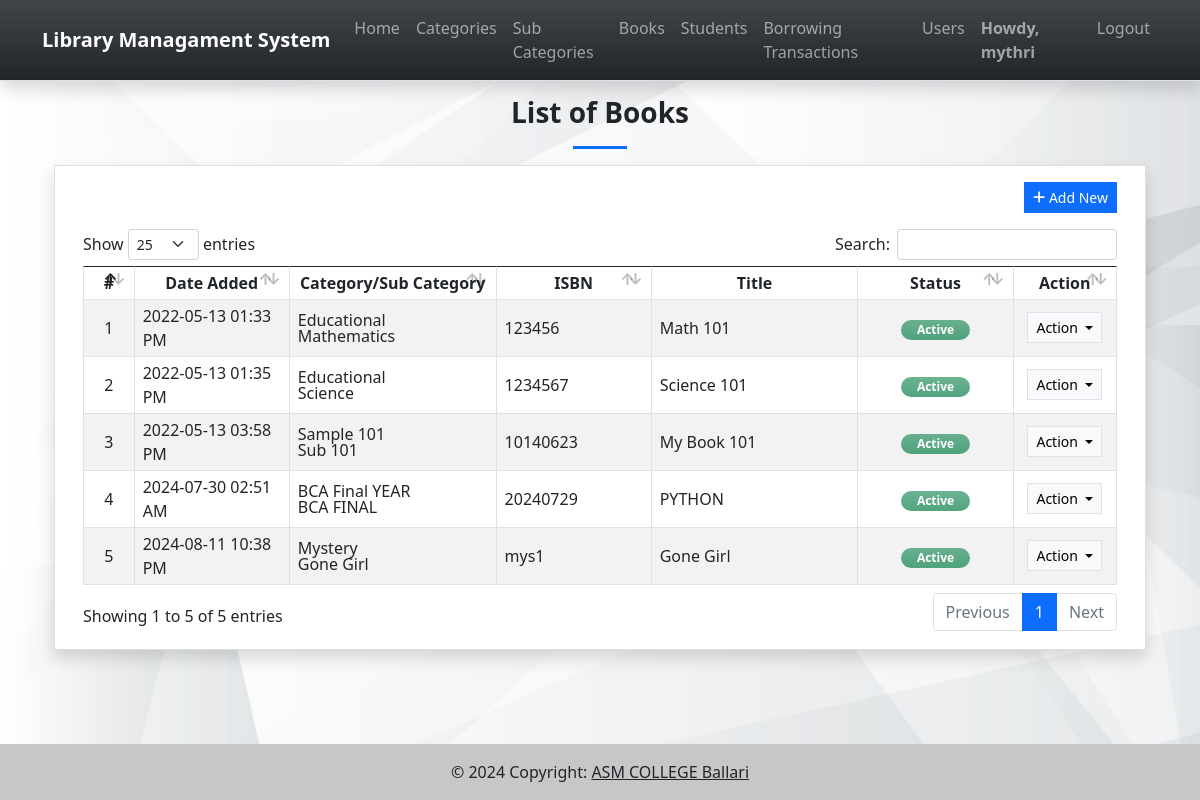
The app's page /books (signed in) with its own data.
### lmsApp/models.py (models this page shows, shortened)
class Books(models.Model):
    sub_category = models.ForeignKey(SubCategory, on_delete= models.CASCADE)
    isbn = models.CharField(max_length=250)
    title = models.CharField(max_length=250)
    description = models.TextField(blank=True, null= True)
    author = models.TextField(blank=True, null= True)
    publisher = models.CharField(max_length=250)
    date_published = models.DateTimeField()
    status = models.CharField(max_length=2, choices=(('1','Active'), ('2','Inactive')), default = 1)
    delete_flag = models.IntegerField(default = 0)
    date_added = models.DateTimeField(default = timezone.now)
    date_created = models.DateTimeField(auto_now = True)
    class Meta:
        verbose_name_plural = "List of Books"

class SubCategory(models.Model):
    category = models.ForeignKey(Category, on_delete= models.CASCADE)
    name = models.CharField(max_length=250)
    description = models.TextField(blank=True, null= True)
    status = models.CharField(max_length=2, choices=(('1','Active'), ('2','Inactive')), default = 1)
    delete_flag = models.IntegerField(default = 0)
    date_added = models.DateTimeField(default = timezone.now)
    date_created = models.DateTimeField(auto_now = True)
    class Meta:
        verbose_name_plural = "List of Categories"

class Category(models.Model):
    name = models.CharField(max_length=250)
    description = models.TextField(blank=True, null= True)
    status = models.CharField(max_length=2, choices=(('1','Active'), ('2','Inactive')), default = 1)
    delete_flag = models.IntegerField(default = 0)
    date_added = models.DateTimeField(default = timezone.now)
    date_created = models.DateTimeField(auto_now = True)
    class Meta:
        verbose_name_plural = "List of Categories"

### lmsApp/views.py (the view)
# urls.py: path('books',views.books,name='book-page'),
@login_required
def books(request):
    context = context_data(request)
    context['page'] = 'book'
    context['page_title'] = "Book List"
    context['books'] = models.Books.objects.filter(delete_flag = 0).all()
    return render(request, 'books.html', context)

### lmsApp/views.py (called while the page is built)
def context_data(request):
    fullpath = request.get_full_path()
    abs_uri = request.build_absolute_uri()
    abs_uri = abs_uri.split(fullpath)[0]
    context = {
        'system_host' : abs_uri,
        'page_name' : '',
        'page_title' : '',
        'system_name' : 'Library Managament System',
        'topbar' : True,
        'footer' : True,
    }
    return context

### lmsApp/templates/books.html (shortened to what this page needs)
{% extends 'base.html' %} {% load static %} {% block pageContent %}
<section class="py-4">
    <div class="container">
        <h3 class="fw-bolder text-center">List of Books</h3>
        <center>
            <hr class="bg-primary opacity-100" style="height:3px" width="5%">
        </center>
        <div class="card rounded-0 shadow">
            <div class="card-body">
                <div class="container-fluid">
                    <div class="text-end mb-3">
                        <button class="btn btn-sm btn-primary rounded-0 bg-gradient-primary" type="button" id="create_new"><i class="fa fa-plus"></i> Add New</button>
                    </div>
                    <table class="table table-bordered table-striped" id="book-tbl">
                        <colgroup>
                            <col width="5%">
                            <col width="15%">
                            <col width="20%">
                            <col width="15%">
                            <col width="20%">
                            <col width="15%">
                            <col width="10%">
                        </colgroup>
                        <thead>
                            <tr>
                                <th class="text-center">#</th>
                                <th class="text-center">Date Added</th>
                                <th class="text-center">Category/Sub Category</th>
                                <th class="text-center">ISBN</th>
                                <th class="text-center">Title</th>
                                <th class="text-center">Status</th>
                                <th class="text-center">Action</th>
                            </tr>
                        </thead>
                        <tbody>
                            {% for book in books %}
                            <tr>
                                <td class="text-center">{{ forloop.counter }}</td>
                                <td>{{ book.date_added|date:"Y-m-d h:i A"}}</td>
                                <td>
                                    <div class="lh-1">
                                        <div>{{ book.sub_category.category.name}}</div>
                                        <div>{{ book.sub_category.name}}</div>
                                    </div>
                                </td>
                                <td>{{ book.isbn}}</td>
                                <td>{{ book.title }}</td>
                                <td class="text-center">
                                    {% if book.status == '1' %}
                                    <span class="badge badge-success bg-gradient bg-success px-3 rounded-pill bg-opacity-75 text-sm py-1">Active</span> {% else %}
                                    <span class="badge badge-secondary bg-gradient bg-secondary px-3 rounded-pill bg-opacity-75 text-sm py-1">Inactive</span> {% endif %}
                                </td>
                                <td class="text-center">
                                    <div class="dropdown">
                                        <button class="btn btn-light btn-sm rounded-0 border dropdown-toggle" type="button" id="abtn{{book.pk}}" data-bs-toggle="dropdown" aria-expanded="false">
                                          Action
                                        </button>
                                    </div>
                                </td>
                            </tr>
                            {% endfor %}
                        </tbody>
                    </table>
                </div>
            </div>
        </div>
    </div>
</section>
{% endblock pageContent %}

### lmsApp/templates/topNavigation.html (shortened to what this page needs)
{% load static %}
<header>
    <nav class="navbar navbar-expand-lg navbar-dark bg-dark bg-gradient fixed-top shadow border-bottom">
        <div class="container">
            <a class="navbar-brand" target="_blank" href="./">
                <b>{{system_name}}</b>
            </a>
            <div class="collapse navbar-collapse" id="navbarExample01">
                <ul class="navbar-nav me-auto mb-2 mb-lg-0" id="topNav">
                    {% if request.user.is_authenticated %}
                    <li class="nav-item">
                        <a class="nav-link" aria-current="page" href="{% url 'home-page' %}">Home</a>
                    </li>
                    <li class="nav-item">
                        <a class="nav-link" aria-current="page" href="{% url 'category-page' %}">Categories</a>
                    </li>
                    <li class="nav-item">
                        <a class="nav-link" aria-current="page" href="{% url 'sub_category-page' %}">Sub Categories</a>
                    </li>
                    <li class="nav-item">
                        <a class="nav-link" aria-current="page" href="{% url 'book-page' %}">Books</a>
                    </li>
                    <li class="nav-item">
                        <a class="nav-link" aria-current="page" href="{% url 'student-page' %}">Students</a>
                    </li>
                    <li class="nav-item">
                        <a class="nav-link" aria-current="page" href="{% url 'borrow-page' %}">Borrowing Transactions</a>
                    </li>
                    {% if request.user.is_superuser %}
                    <li class="nav-item">
                        <a class="nav-link" aria-current="page" href="{% url 'user-page' %}">Users</a>
                    </li>
                    {% endif %}
                    {% endif %}
                </ul>
                <ul class="navbar-nav d-flex flex-row">
                    {% if user.id %}
                    <li class="nav-item">
                        <a class="nav-link"  href="{% url 'profile-page' %}"><b>Howdy, {{user.username}}</b></a>
                    </li>
                    <li class="nav-item">
                        <a class="nav-link" aria-current="page" href="{% url 'logout' %}">Logout</a>
                    </li>
                    {% else %}
                    <li class="nav-item">
                        <a class="nav-link" aria-current="page" href="{% url 'login-page' %}">Login</a>
                    </li>
                    {% endif %}
                </ul>
            </div>
        </div>
    </nav>
</header>

### static/assets/default/css/style.css (style rules this page uses)
html, body { height: 100%; width: 100%; max-height: 100%; overflow: auto; display: flex; flex-direction: column; }
body>header { flex-shrink: auto; }

### lmsApp/templates/base.html (style rules this page uses)
body { background-image:url("/static/assets/default/img/bg1.jpg"); background-size:cover; background-repeat:no-repeat; background-position:center center; }

### records on screen
Books: date_added "2022-05-13 01:33 PM", sub_category.category.name "Educational", sub_category.name "Mathematics", isbn "123456", title "Math 101", status "Active"
Books: date_added "2022-05-13 01:35 PM", sub_category.category.name "Educational", sub_category.name "Science", isbn "1234567", title "Science 101", status "Active"
Books: date_added "2022-05-13 03:58 PM", sub_category.category.name "Sample 101", sub_category.name "Sub 101", isbn "10140623", title "My Book 101", status "Active"
Books: date_added "2024-07-30 02:51 AM", sub_category.category.name "BCA Final YEAR", sub_category.name "BCA FINAL", isbn "20240729", title "PYTHON", status "Active"
Books: date_added "2024-08-11 10:38 PM", sub_category.category.name "Mystery", sub_category.name "Gone Girl", isbn "mys1", title "Gone Girl", status "Active"

### other values on screen
{{ system_name }} "Library Managament System"
{{ user.username }} "mythri"
